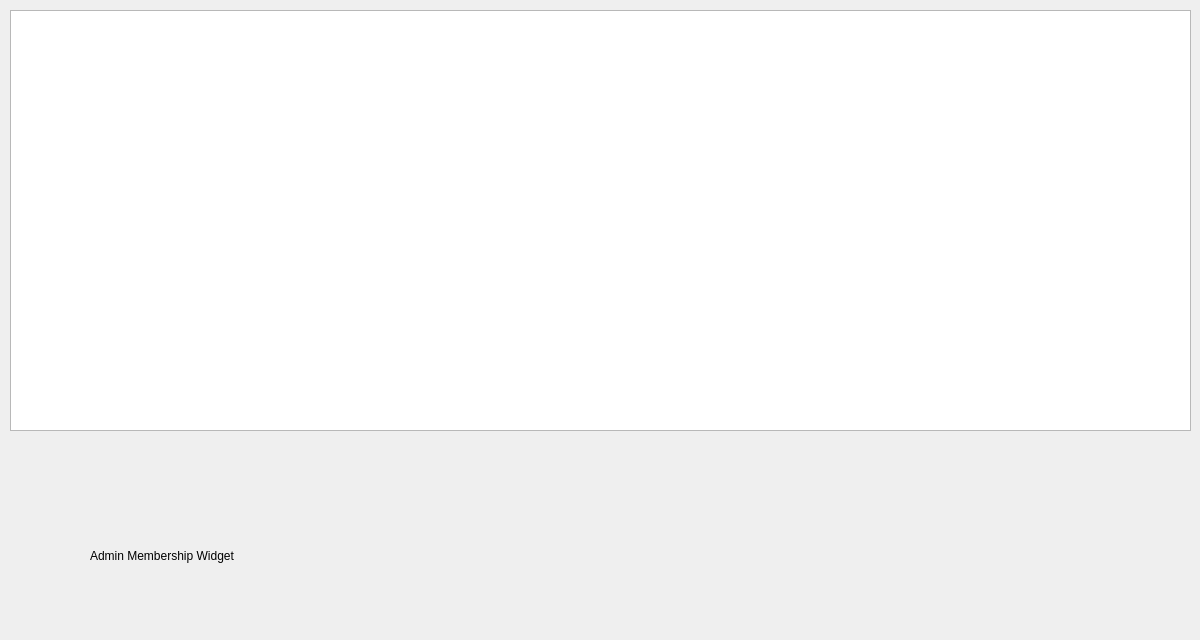
<?xml version="1.0" encoding="UTF-8"?>
<ui version="4.0">
 <class>adminMembership</class>
 <widget class="QWidget" name="adminMembership">
  <property name="geometry">
   <rect>
    <x>0</x>
    <y>0</y>
    <width>1200</width>
    <height>640</height>
   </rect>
  </property>
  <property name="sizePolicy">
   <sizepolicy hsizetype="Fixed" vsizetype="Fixed">
    <horstretch>0</horstretch>
    <verstretch>0</verstretch>
   </sizepolicy>
  </property>
  <property name="minimumSize">
   <size>
    <width>1200</width>
    <height>640</height>
   </size>
  </property>
  <property name="maximumSize">
   <size>
    <width>1200</width>
    <height>640</height>
   </size>
  </property>
  <property name="windowTitle">
   <string>Form</string>
  </property>
  <widget class="QLabel" name="label">
   <property name="geometry">
    <rect>
     <x>90</x>
     <y>510</y>
     <width>481</width>
     <height>91</height>
    </rect>
   </property>
   <property name="text">
    <string>Admin Membership Widget</string>
   </property>
  </widget>
  <widget class="QTableView" name="memberDBTable">
   <property name="geometry">
    <rect>
     <x>10</x>
     <y>10</y>
     <width>1181</width>
     <height>421</height>
    </rect>
   </property>
  </widget>
 </widget>
 <resources/>
 <connections/>
</ui>
